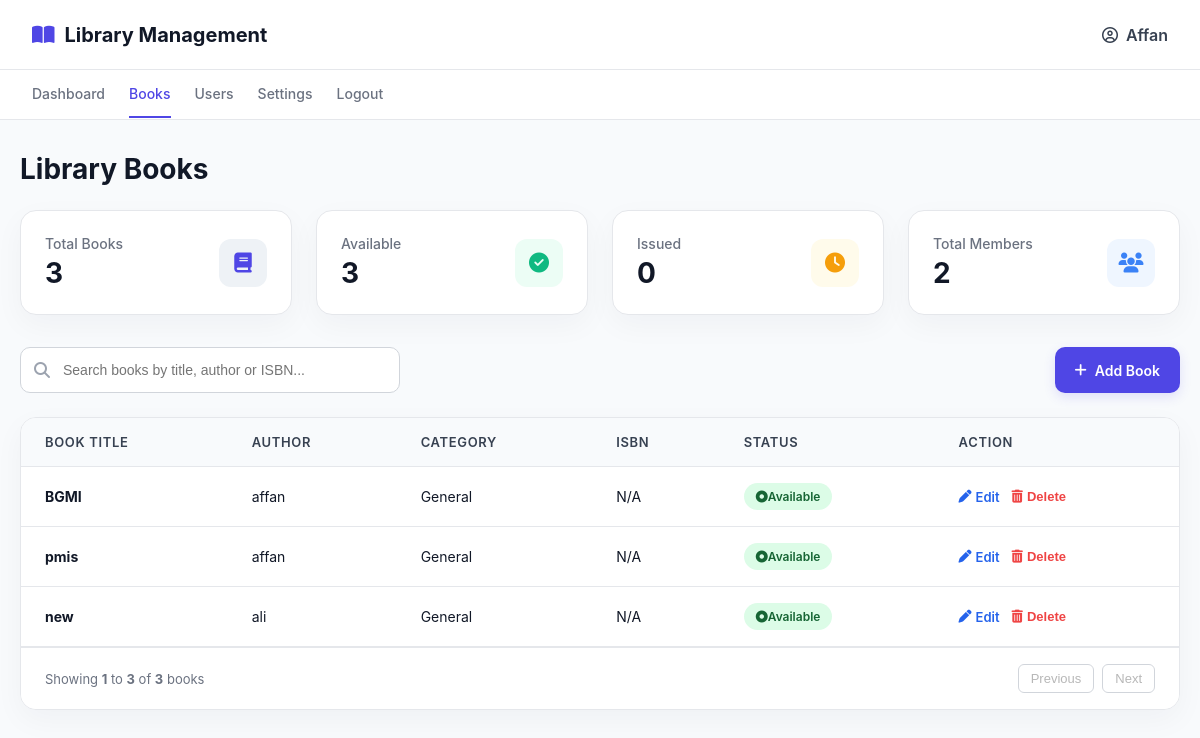
The page /api/books/ on the database its author committed.
### books/models.py (models this page shows, shortened)
class Book(models.Model):
    title = models.CharField(max_length=200)
    author = models.CharField(max_length=100)
    price = models.DecimalField(max_digits=8, decimal_places=2)
    published_year = models.IntegerField()
    available = models.BooleanField(default=True)

### books/views.py (the view)
# urls.py: path("", book_list, name="book-list"),
def book_list(request):
    books = Book.objects.all()
    total_books = books.count()
    available_books = books.filter(available=True).count()
    issued_books = books.filter(available=False).count()
    total_members = User.objects.count()  # Dummy value for UI summary cards
    context = {
        "books": books,
        "total_books": total_books,
        "available_books": available_books,
        "issued_books": issued_books,
        "total_members": total_members,
    }
    return render(request, "books/book_list.html", context)

### books/templates/books/book_list.html (shortened to what this page needs)
{% load static %}
<!DOCTYPE html>
<html lang="en">
<head>
    <link rel="stylesheet" href="https://cdnjs.cloudflare.com/ajax/libs/font-awesome/6.4.0/css/all.min.css">
</head>
<body>
    <header class="top-navbar">
        <div class="logo-area">
            <i class="fa-solid fa-book-open" style="color: #4F46E5;"></i> Library Management
        </div>
        <div class="user-area">
            <i class="fa-regular fa-circle-user"></i> Affan
        </div>
    </header>
    <nav class="sub-navbar">
        <ul class="nav-links">
            <li><a href="#">Dashboard</a></li>
            <li><a href="#" class="active">Books</a></li>
            <li><a href="#">Users</a></li>
            <li><a href="#">Settings</a></li>
            <li><a href="{% url 'login' %}">Logout</a></li>
        </ul>
    </nav>
    <main class="container">
        <div class="page-header">
            <h1>Library Books</h1>
        </div>
        <section class="stats-grid">
            <div class="stat-card">
                <div class="stat-info">
                    <h3>Total Books</h3>
                    <div class="stat-number">{{ total_books }}</div>
                </div>
                <div class="stat-icon-box bg-books">
                    <i class="fa-solid fa-book"></i>
                </div>
            </div>
            <div class="stat-card">
                <div class="stat-info">
                    <h3>Available</h3>
                    <div class="stat-number">{{ available_books }}</div>
                </div>
                <div class="stat-icon-box bg-available">
                    <i class="fa-solid fa-circle-check"></i>
                </div>
            </div>
            <div class="stat-card">
                <div class="stat-info">
                    <h3>Issued</h3>
                    <div class="stat-number">{{ issued_books }}</div>
                </div>
                <div class="stat-icon-box bg-issued">
                    <i class="fa-solid fa-clock"></i>
                </div>
            </div>
            <div class="stat-card">
                <div class="stat-info">
                    <h3>Total Members</h3>
                    <div class="stat-number">{{ total_members }}</div>
                </div>
                <div class="stat-icon-box bg-members">
                    <i class="fa-solid fa-users"></i>
                </div>
            </div>
        </section>
        <div class="controls-row">
            <div class="search-box-wrapper">
                <i class="fa-solid fa-magnifying-glass search-icon"></i>
                <input type="text" placeholder="Search books by title, author or ISBN...">
            </div>
            <a href="{% url 'add-book' %}" class="btn-primary">
                <i class="fa-solid fa-plus"></i> Add Book
            </a>
        </div>
        <div class="table-card">
            <div class="table-responsive">
                <table class="book-table">
                    <thead>
                        <tr>
                            <th>Book Title</th>
                            <th>Author</th>
                            <th>Category</th>
                            <th>ISBN</th>
                            <th>Status</th>
                            <th>Action</th>
                        </tr>
                    </thead>
                    <tbody>
                        {% for book in books %}
                        <tr>
                            <td><strong>{{ book.title }}</strong></td>
                            <td>{{ book.author }}</td>
                            <td>{{ book.category|default:"General" }}</td>
                            <td>{{ book.isbn|default:"N/A" }}</td>
                            <td>
                                {% if book.available %}
                                <span class="status-badge status-available">
                                    <i class="fa-solid fa-circle-dot me-1"></i> Available
                                </span>
                                {% else %}
                                <span class="status-badge status-issued">
                                    <i class="fa-solid fa-circle-dot me-1"></i> Issued
                                </span>
                                {% endif %}
                            </td>
                            <td>
                                <div class="action-cell">
                                    <a href="{% url 'edit-book' book.id %}" class="btn-action btn-edit">
                                        <i class="fa-solid fa-pen"></i> Edit
                                    </a>
                                    <button class="btn-action btn-delete">
                                        <i class="fa-solid fa-trash-can"></i> Delete
                                    </button>
                                </div>
                            </td>
                        </tr>
                        {% endfor %}
                    </tbody>
                </table>
            </div>
            <div class="pagination-container">
                <div class="pagination-info">
                    Showing <strong>1</strong> to <strong>{{ books|length }}</strong> of <strong>{{ books|length }}</strong> books
                </div>
                <div class="pagination-buttons">
                    <button class="btn-page" disabled>Previous</button>
                    <button class="btn-page" disabled>Next</button>
                </div>
            </div>
        </div>
    </main>
</body>
</html>

### rows shown on the page
Book: title "BGMI", author "affan", category "General", isbn "N/A", available True (drawn)
Book: title "pmis", author "affan", category "General", isbn "N/A", available True (drawn)
Book: title "new", author "ali", category "General", isbn "N/A", available True (drawn)

### other values the page prints
{{ total_books }} "3"
{{ available_books }} "3"
{{ issued_books }} "0"
{{ total_members }} "2"
{{ books|length }} "3"
